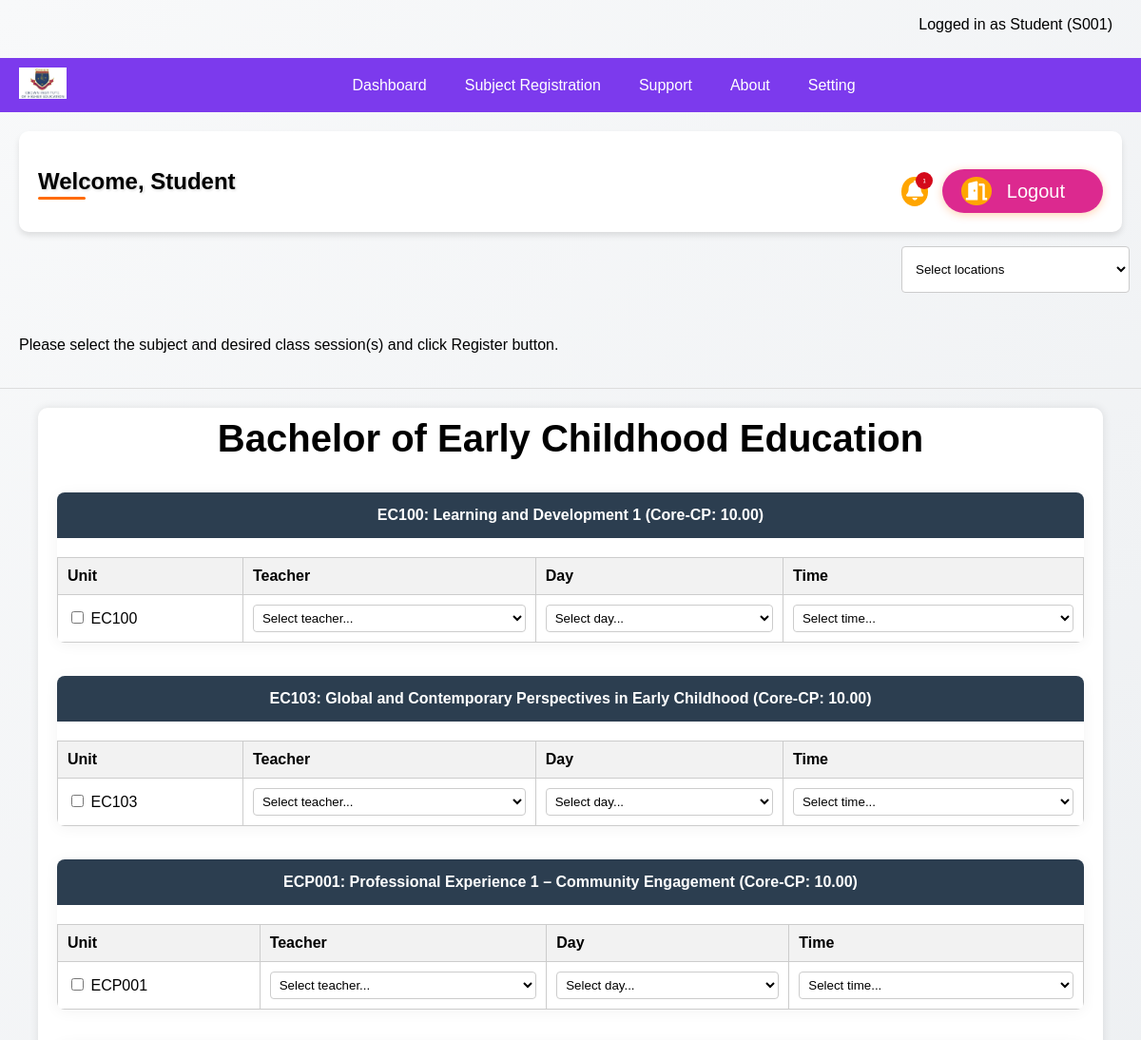
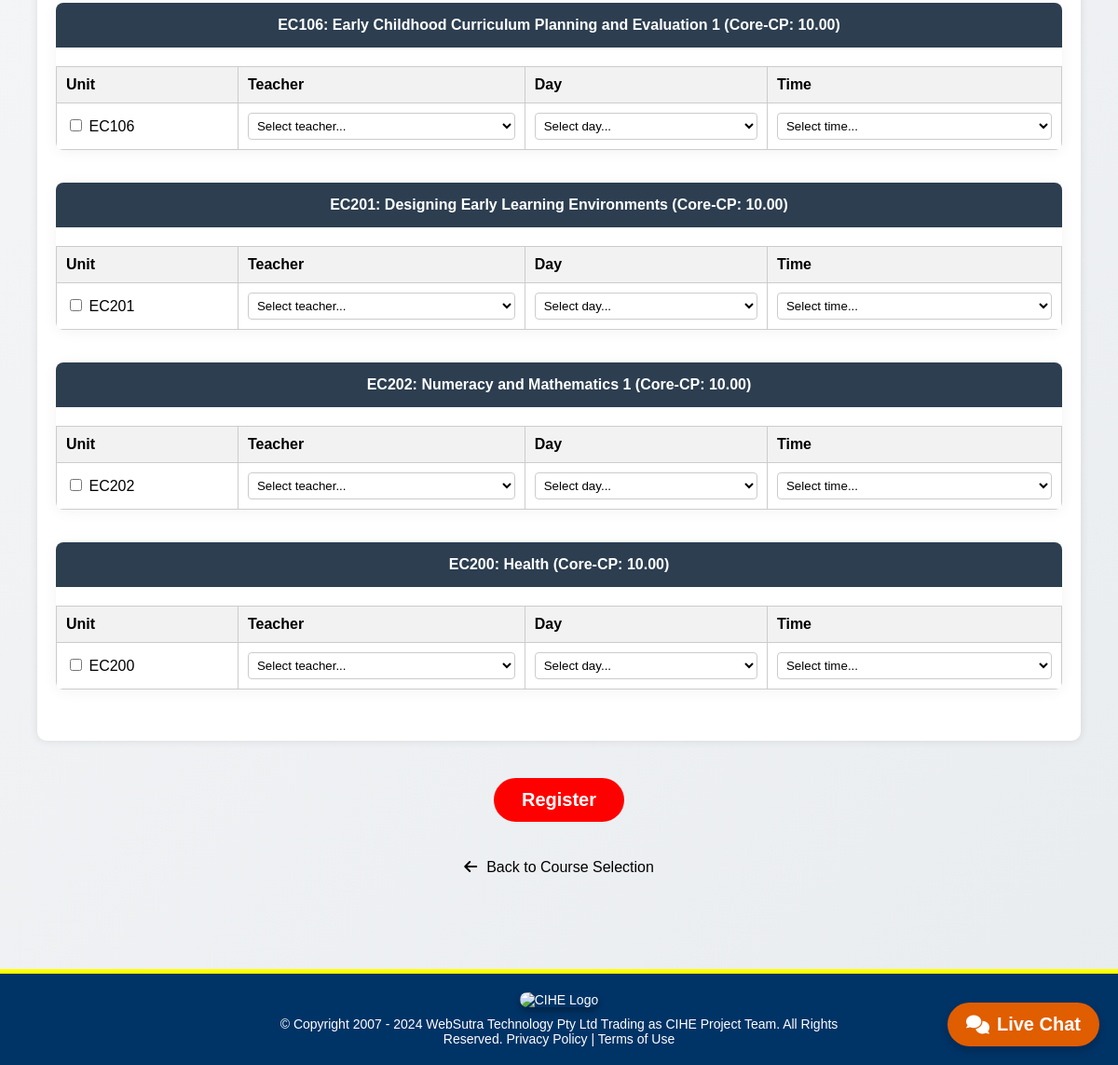
Screenshot of /registration.php?course=BECE (signed in) with the database file from the repository (2 pictures, top to bottom).
### tables this page shows
CREATE TABLE IF NOT EXISTS courses (
    id INT PRIMARY KEY AUTO_INCREMENT,
    course_code VARCHAR(20) UNIQUE NOT NULL,
    course_name VARCHAR(100) NOT NULL,
    description TEXT,
    credits INT NOT NULL,
    program_id INT,
    image_path VARCHAR(255),
    created_at TIMESTAMP DEFAULT CURRENT_TIMESTAMP,
    updated_at TIMESTAMP DEFAULT CURRENT_TIMESTAMP ON UPDATE CURRENT_TIMESTAMP,
    FOREIGN KEY (program_id) REFERENCES programs(id) ON DELETE SET NULL
);

CREATE TABLE IF NOT EXISTS units (
    id INT PRIMARY KEY AUTO_INCREMENT,
    unit_code VARCHAR(20) UNIQUE NOT NULL,
    unit_name VARCHAR(100) NOT NULL,
    description TEXT,
    credits INT NOT NULL,
    course_id INT,
    teacher_id INT,
    created_at TIMESTAMP DEFAULT CURRENT_TIMESTAMP,
    updated_at TIMESTAMP DEFAULT CURRENT_TIMESTAMP ON UPDATE CURRENT_TIMESTAMP,
    FOREIGN KEY (course_id) REFERENCES courses(id) ON DELETE SET NULL,
    FOREIGN KEY (teacher_id) REFERENCES teachers(id) ON DELETE SET NULL
);

### backend/course_operations.php (called while the page is built, shortened)
<?php
require_once 'db.php';
function getUnitsByCourseCode($course_code) {
    global $conn;
    $sql = "SELECT u.*, c.course_name, c.course_code, t.id as teacher_id, t.first_name, t.last_name
            FROM units u
            JOIN courses c ON u.course_id = c.id
            LEFT JOIN teachers t ON u.teacher_id = t.id
            WHERE c.course_code = ?";
    $stmt = $conn->prepare($sql);
    $stmt->bind_param("s", $course_code);
    $stmt->execute();
    $result = $stmt->get_result();
    $units = [];
    while ($row = $result->fetch_assoc()) {
        $units[] = [
            'id' => $row['id'],
            'code' => $row['unit_code'],
            'name' => $row['unit_name'],
            'description' => $row['description'],
            'credits' => $row['credits'],
            'course_name' => $row['course_name'],
            'course_code' => $row['course_code'],
            'teacher_id' => $row['teacher_id'],
            'teacher_name' => $row['first_name'] ?
                $row['first_name'] . ' ' . $row['last_name'] : 'Not Assigned'
        ];
    }
    return $units;
}
?>

### registration.php (the view, shortened to what this page needs)
<?php
require_once 'backend/course_operations.php';
require_once 'includes/student_header.php';
$course_code = isset($_GET['course']) ? $_GET['course'] : '';
$units = [];
if ($course_code) {
    $units = getUnitsByCourseCode($course_code);
}
$course_name = !empty($units) ? $units[0]['course_name'] : '';
require_once 'includes/live_chat.php';
?>
    <div class="location1">
        <select id="locationFilter">
            <option value="">Select locations</option>
        </select>
    </div>
    <p class="Reso" style="padding: 20px;">Please select the subject and desired class session(s) and click Register button.</p>
    <hr>
<form id="registrationForm">
<div class="subjects">
     <h2 style="text-align: center; font-size: 40px; margin-top: -10px;"><?php echo htmlspecialchars($course_name); ?></h2>
    <?php foreach ($units as $unit): ?>
    <div class="subject1">
        <h3 class="elective" style="text-align: center;">
            <?php echo htmlspecialchars($unit['code']); ?>: <?php echo htmlspecialchars($unit['name']); ?>
            (Core-CP: <?php echo htmlspecialchars($unit['credits']); ?>.00)
        </h3>
        <table>
            <thead>
                <tr>
                    <th>Unit</th>
                    <th>Teacher</th>
                    <th>Day</th>
                    <th>Time</th>
                </tr>
            </thead>
            <tbody>
                <tr>
                    <td>
                        <input type="checkbox" name="units[]" value="<?php echo htmlspecialchars($unit['id']); ?>"
                               class="unit-checkbox" data-unit="<?php echo htmlspecialchars($unit['code']); ?>">
                        <?php echo htmlspecialchars($unit['code']); ?>
                    </td>
                    <td>
                        <select name="teacher_<?php echo htmlspecialchars($unit['id']); ?>"
                                class="teacher-select">
                            <option value="">Select teacher...</option>
                        </select>
                    </td>
                    <td>
                        <select name="day_<?php echo htmlspecialchars($unit['id']); ?>"
                                class="day-select">
                            <option value="">Select day...</option>
                        </select>
                    </td>
                    <td>
                        <select name="time_<?php echo htmlspecialchars($unit['id']); ?>"
                                class="time-select">
                            <option value="">Select time...</option>
                        </select>
                    </td>
                </tr>
            </tbody>
        </table>
    </div>
    <?php endforeach; ?>
</div>
<div class="btn-container">
    <button type="submit" id="register" class="button">Register</button>
</div>
</form>
<div class="back" style="text-align: center; margin-top: 40px;">
    <span><a  style="color: black; cursor: pointer;" href="subjectreg.php"><i style="margin-right: 10px; cursor: pointer; color: black;" class="fa fa-arrow-left"></i>Back to Course Selection</a></span>
</div>
<footer>
    <div class="logoo">
    <img src="CIHE.png" alt="CIHE Logo">
</div>
    <div>
        &copy; Copyright 2007 - 2024 WebSutra Technology Pty Ltd Trading as CIHE Project Team. All Rights Reserved. Privacy Policy | Terms of Use
    </div>
    </footer>
</body>
</html>

### index.css (style rules this page uses)
* { font-style: Arial, sans-serif; }
body { margin: 0; padding: 0; font-family: Arial, sans-serif; background: linear-gradient(135deg, #f8f9fa 0%, #e9ecef 100%); }
html { scroll-behavior: smooth; }
hr { border: none; height: 1px; background-color: #ddd; margin: 0; }
a { color: #2b2bff; text-decoration: none; }
.btn-container { text-align: center; }
.button { display: inline-block; padding: 12px 30px; border-radius: 50px; font-weight: 600; text-decoration: none; transition: all 0.3s; }
.location1 select { margin: 20px 0; margin: auto; margin-left: 50%; padding-right: 20px; margin-top: -64px; padding: 15px 10px; }
table { width: 100%; border-collapse: collapse; margin-top: 20px; }
table, th, td { border: 1px solid #ddd; }
th, td { border: 1px solid #ccc; padding: 10px; text-align: left; }
th { background-color: #f2f2f2; font-weight: bold; }
select { width: 100%; padding: 5px; border: 1px solid #ccc; border-radius: 4px; background-color: #fff; }
.location1 { width: 20%; padding: 10px 0; margin-top: 30px; margin: auto 69%; }
.subjects { max-width: 90%; margin: 20px auto; background: white; padding: 20px; border-radius: 10px; box-shadow: 0 0 10px rgba(0, 0, 0, 0.1); }
.subject1, .subject2, .subject3, .subject4 { background-color: white; border-radius: 8px; margin-bottom: 35px; box-shadow: 0 2px 15px rgba(0, 0, 0, 0.05); overflow: hidden; transition: transform 0.3s, box-shadow 0.3s; }
.elective { background-color: #2c3e50; color: white; padding: 15px; margin: 0; font-size: 16px; }
button { padding: 20px; text-align: center; background-color: red; color: white; font-size: 20px; margin-top: 20px; padding: 15px 12px; border-radius: 15px; border: none; }
footer { background-color: #003366; color: white; text-align: center; padding: 20px 10px; font-size: 14px; margin-top: 100px; border-top: 5px solid yellow; }
footer .logoo { margin-bottom: 10px; }
footer .logoo img { width: 80px; height: auto; border-radius: 8px; box-shadow: 0 4px 6px rgba(0, 0, 0, 0.3); }
footer div { max-width: 600px; margin: 0 auto; }
.location1, .location2, .location3, .subtext { color: var(--dark-gray); margin-bottom: 15px; display: block; }

### rows the page displays
courses: course_name "Bachelor of Early Childhood Education"
units: unit_code "EC100", unit_name "Learning and Development 1", credits "10"
units: unit_code "EC103", unit_name "Global and Contemporary Perspectives in Early Childhood", credits "10"
units: unit_code "ECP001", unit_name "Professional Experience 1 – Community Engagement", credits "10"
units: unit_code "EC106", unit_name "Early Childhood Curriculum Planning and Evaluation 1", credits "10"
units: unit_code "EC201", unit_name "Designing Early Learning Environments", credits "10"
units: unit_code "EC202", unit_name "Numeracy and Mathematics 1", credits "10"
units: unit_code "EC200", unit_name "Health", credits "10"

### other values shown
$_SESSION["student_id"] "S001"
